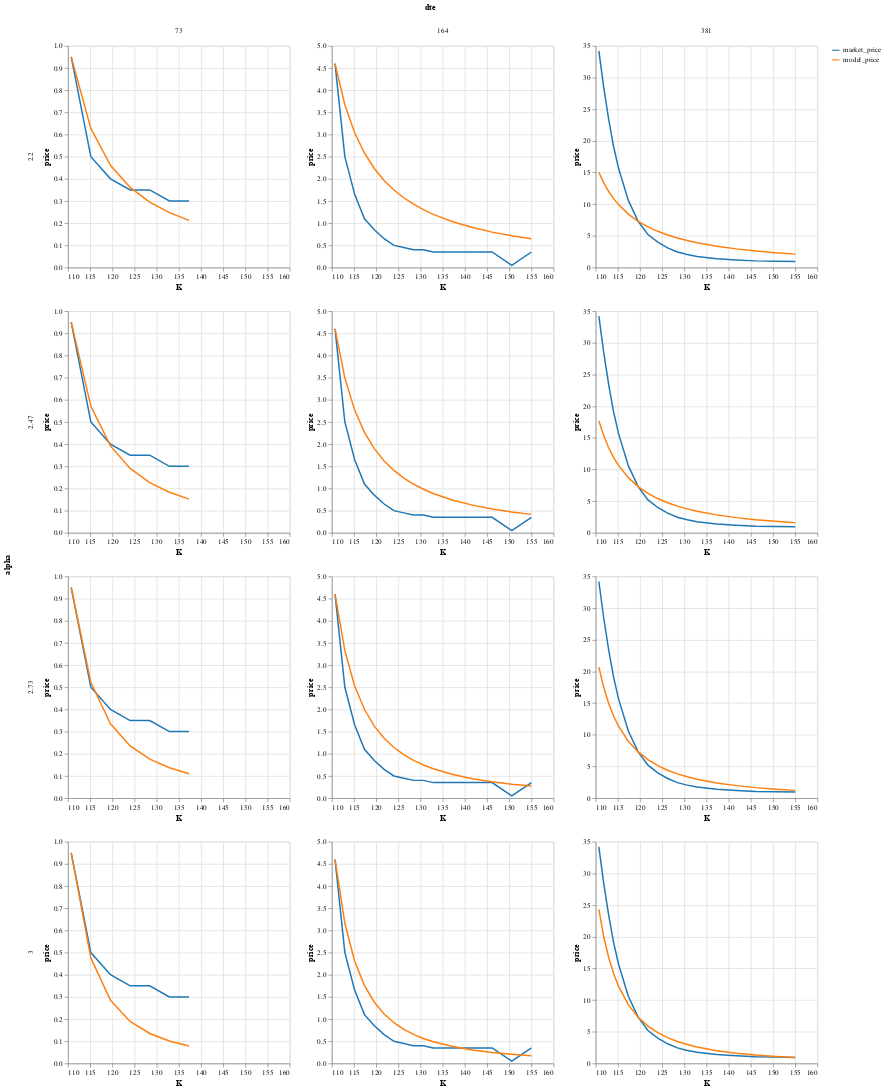

Notebook cell for this chart:
### Code cell
Pricing.plot_call_predictions(calls, dtes, α_range, anchor_pick)

### Figure 1 — Vega-Lite specification as saved in the notebook (floating-point values rounded to 4 significant figures; data arrays with more than 128 entries replaced by an {"elided": "..."} marker saying what was removed)
{"data": {"values": {"elided": "164 records"}}, "encoding": {"color": {"field": "key", "scale": {"scheme": "category10"}, "title": "", "type": "ordinal"}, "column": {"field": "dte", "type": "ordinal"}, "row": {"field": "alpha", "type": "ordinal"}, "x": {"field": "K", "type": "quantitative"}, "y": {"field": "value", "title": "price", "type": "quantitative"}}, "height": 300, "mark": "line", "resolve": {"axis": {"x": "independent"}, "scale": {"y": "independent"}}, "transform": [{"fold": ["market_price", "model_price"]}], "width": 300}
